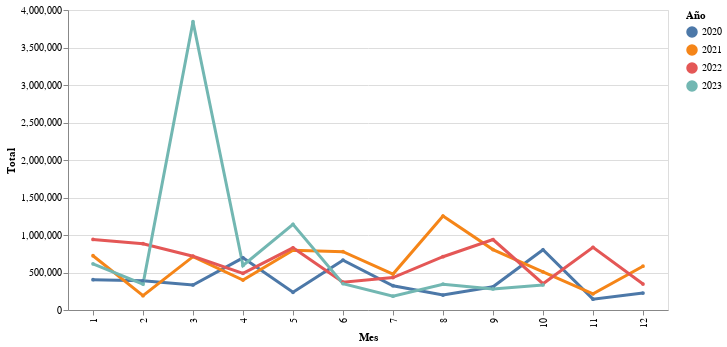

Here is the notebook cell this chart was saved with:
### Code cell
contraste_mensual['Año'] = contraste_mensual['Fecha'].dt.year
contraste_mensual['Mes'] = contraste_mensual['Fecha'].dt.month

highlight = alt.selection_point(
    on="mouseover", fields=["Año"], nearest=True
)

base = alt.Chart(contraste_mensual).encode(
    x= alt.X('Mes:O', title='Mes'),
    y= alt.Y('Total:Q', title='Total'),
    color= alt.Color('Año:N')
).properties(
    width=600
)
points = base.mark_circle().encode(
    opacity=alt.value(0)
).add_params(
    highlight
).properties(
    width=600
)

lines = base.mark_line( point=alt.OverlayMarkDef(filled=False, fill="white")).encode(
    size=alt.condition(~highlight, alt.value(1), alt.value(3))
)
points + lines

### Figure 1 — Vega-Lite specification as saved in the notebook (floating-point values rounded to 4 significant figures)
{"config": {"view": {"continuousWidth": 300, "continuousHeight": 300}}, "layer": [{"mark": {"type": "circle"}, "encoding": {"color": {"field": "Año", "type": "nominal"}, "opacity": {"value": 0}, "x": {"field": "Mes", "title": "Mes", "type": "ordinal"}, "y": {"field": "Total", "title": "Total", "type": "quantitative"}}, "name": "view_4"}, {"mark": {"type": "line", "point": {"fill": "white", "filled": false}}, "encoding": {"color": {"field": "Año", "type": "nominal"}, "size": {"condition": {"test": {"not": {"param": "param_4"}}, "value": 1}, "value": 3}, "x": {"field": "Mes", "title": "Mes", "type": "ordinal"}, "y": {"field": "Total", "title": "Total", "type": "quantitative"}}}], "data": {"name": "data-8ca36b96b1ec16c0e5f2d84db0c599d0"}, "params": [{"name": "param_4", "select": {"type": "point", "fields": ["Año"], "nearest": true, "on": "mouseover"}, "views": ["view_4"]}], "width": 600, "$schema": "https://vega.github.io/schema/vega-lite/v5.15.1.json", "datasets": {"data-8ca36b96b1ec16c0e5f2d84db0c599d0": [{"Fecha": "2020-01-01T00:00:00", "Total": 404500.0, "Año": 2020, "Mes": 1}, {"Fecha": "2020-02-01T00:00:00", "Total": 389300.0, "Año": 2020, "Mes": 2}, {"Fecha": "2020-03-01T00:00:00", "Total": 333500.0, "Año": 2020, "Mes": 3}, {"Fecha": "2020-04-01T00:00:00", "Total": 695900.0, "Año": 2020, "Mes": 4}, {"Fecha": "2020-05-01T00:00:00", "Total": 236300.0, "Año": 2020, "Mes": 5}, {"Fecha": "2020-06-01T00:00:00", "Total": 664300.0, "Año": 2020, "Mes": 6}, {"Fecha": "2020-07-01T00:00:00", "Total": 323600.0, "Año": 2020, "Mes": 7}, {"Fecha": "2020-08-01T00:00:00", "Total": 199500.0, "Año": 2020, "Mes": 8}, {"Fecha": "2020-09-01T00:00:00", "Total": 309200.0, "Año": 2020, "Mes": 9}, {"Fecha": "2020-10-01T00:00:00", "Total": 802700.0, "Año": 2020, "Mes": 10}, {"Fecha": "2020-11-01T00:00:00", "Total": 144700.0, "Año": 2020, "Mes": 11}, {"Fecha": "2020-12-01T00:00:00", "Total": 225900.0, "Año": 2020, "Mes": 12}, {"Fecha": "2021-01-01T00:00:00", "Total": 723600.0, "Año": 2021, "Mes": 1}, {"Fecha": "2021-02-01T00:00:00", "Total": 191100.0, "Año": 2021, "Mes": 2}, {"Fecha": "2021-03-01T00:00:00", "Total": 711100.0, "Año": 2021, "Mes": 3}, {"Fecha": "2021-04-01T00:00:00", "Total": 399300.0, "Año": 2021, "Mes": 4}, {"Fecha": "2021-05-01T00:00:00", "Total": 796600.0, "Año": 2021, "Mes": 5}, {"Fecha": "2021-06-01T00:00:00", "Total": 776900.0, "Año": 2021, "Mes": 6}, {"Fecha": "2021-07-01T00:00:00", "Total": 479300.0, "Año": 2021, "Mes": 7}, {"Fecha": "2021-08-01T00:00:00", "Total": 1253000.0, "Año": 2021, "Mes": 8}, {"Fecha": "2021-09-01T00:00:00", "Total": 805500.0, "Año": 2021, "Mes": 9}, {"Fecha": "2021-10-01T00:00:00", "Total": 509500.0, "Año": 2021, "Mes": 10}, {"Fecha": "2021-11-01T00:00:00", "Total": 216100.0, "Año": 2021, "Mes": 11}, {"Fecha": "2021-12-01T00:00:00", "Total": 584000.0, "Año": 2021, "Mes": 12}, {"Fecha": "2022-01-01T00:00:00", "Total": 940500.0, "Año": 2022, "Mes": 1}, {"Fecha": "2022-02-01T00:00:00", "Total": 883900.0, "Año": 2022, "Mes": 2}, {"Fecha": "2022-03-01T00:00:00", "Total": 717100.0, "Año": 2022, "Mes": 3}, {"Fecha": "2022-04-01T00:00:00", "Total": 489300.0, "Año": 2022, "Mes": 4}, {"Fecha": "2022-05-01T00:00:00", "Total": 828700.0, "Año": 2022, "Mes": 5}, {"Fecha": "2022-06-01T00:00:00", "Total": 371700.0, "Año": 2022, "Mes": 6}, {"Fecha": "2022-07-01T00:00:00", "Total": 432800.0, "Año": 2022, "Mes": 7}, {"Fecha": "2022-08-01T00:00:00", "Total": 710400.0, "Año": 2022, "Mes": 8}, {"Fecha": "2022-09-01T00:00:00", "Total": 939500.0, "Año": 2022, "Mes": 9}, {"Fecha": "2022-10-01T00:00:00", "Total": 350400.0, "Año": 2022, "Mes": 10}, {"Fecha": "2022-11-01T00:00:00", "Total": 836100.0, "Año": 2022, "Mes": 11}, {"Fecha": "2022-12-01T00:00:00", "Total": 346000.0, "Año": 2022, "Mes": 12}, {"Fecha": "2023-01-01T00:00:00", "Total": 615600.0, "Año": 2023, "Mes": 1}, {"Fecha": "2023-02-01T00:00:00", "Total": 345500.0, "Año": 2023, "Mes": 2}, {"Fecha": "2023-03-01T00:00:00", "Total": 3844000.0, "Año": 2023, "Mes": 3}, {"Fecha": "2023-04-01T00:00:00", "Total": 594200.0, "Año": 2023, "Mes": 4}, {"Fecha": "2023-05-01T00:00:00", "Total": 1143000.0, "Año": 2023, "Mes": 5}, {"Fecha": "2023-06-01T00:00:00", "Total": 351700.0, "Año": 2023, "Mes": 6}, {"Fecha": "2023-07-01T00:00:00", "Total": 184700.0, "Año": 2023, "Mes": 7}, {"Fecha": "2023-08-01T00:00:00", "Total": 344300.0, "Año": 2023, "Mes": 8}, {"Fecha": "2023-09-01T00:00:00", "Total": 280300.0, "Año": 2023, "Mes": 9}, {"Fecha": "2023-10-01T00:00:00", "Total": 334500.0, "Año": 2023, "Mes": 10}]}}
